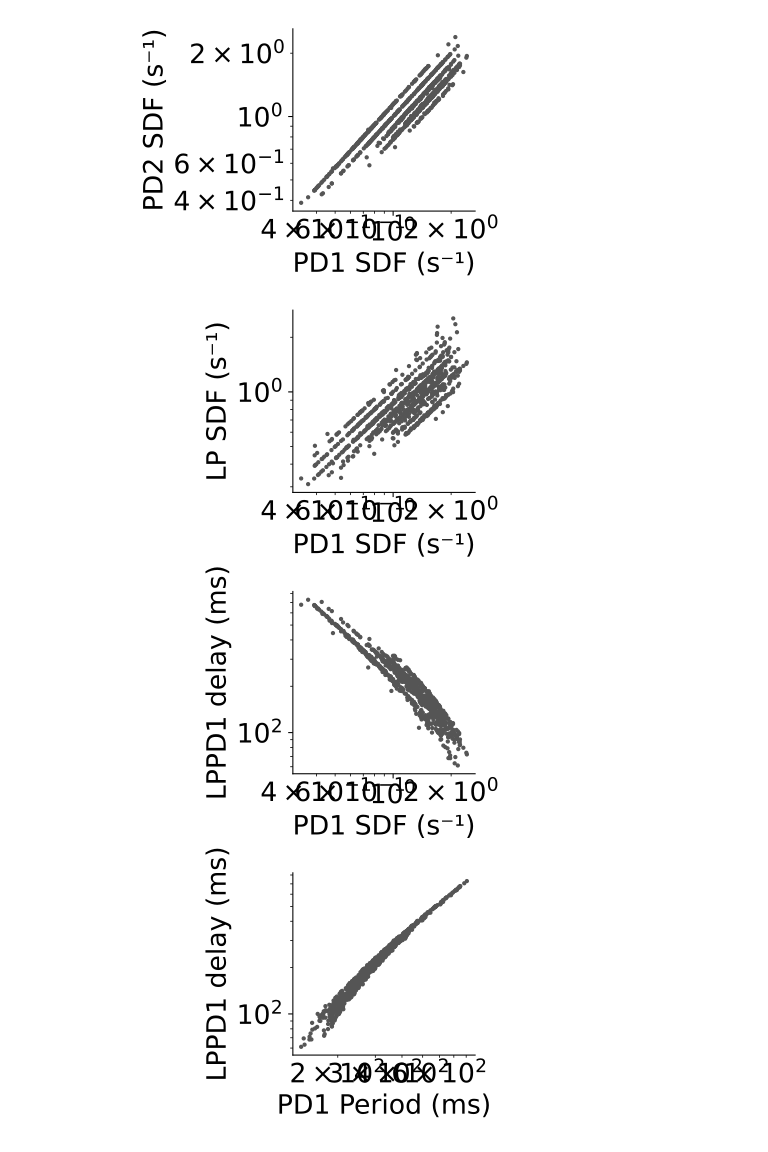

Reproduce this figure in Python.
"""Copyright (c) 2026 Pablo Sanchez-Martin. All Rights Reserved.
Use of this source code is govern by GPL-3.0 license that 
can be found in the LICENSE file"""

import pandas as pd
import numpy as np
import argparse
import matplotlib.pyplot as plt
import matplotlib.ticker as mticker
import scipy.stats as stats

#GENERAL CONSTANTS
plt.rcParams.update({'font.size': 20})

path = "../../analyzed_data.pkl"
df_data = pd.read_pickle(path)


exp = "12"


plt.rcParams.update({'font.size': 20})

number_cycles = 1000


x0, y0 = np.array(df_data[exp]["PD1"]["sdf_100_gauss"][:number_cycles])*10, np.array(df_data[exp]["PD2"]["sdf_100_gauss"][:number_cycles])*10
x1, y1 = np.array(df_data[exp]["PD1"]["sdf_100_gauss"][:number_cycles])*10, np.array(df_data[exp]["LP"]["sdf_100_gauss"][1:number_cycles+1])*10
x2, y2 = np.array(df_data[exp]["PD1"]["sdf_100_gauss"][:number_cycles])*10, np.array(df_data[exp]["intervals"]["LPPD1_delay"][:number_cycles])/10
x3, y3 = np.array(df_data[exp]["intervals"]["PD1_period"][:number_cycles])/10, np.array(df_data[exp]["intervals"]["LPPD1_delay"][:number_cycles])/10


fig, axes = plt.subplots(nrows=4, ncols=1, figsize=(8, 12), sharex=False)


axes[0].scatter(x0, y0, s = 5, c ="#555555")
axes[0].set_xscale("log")
axes[0].set_yscale("log")
axes[0].set_xlabel("PD1 SDF (s⁻¹)")
axes[0].set_ylabel("PD2 SDF (s⁻¹)")


axes[1].scatter(x1, y1, s = 5, c ="#555555")
axes[1].set_xscale("log")
axes[1].set_yscale("log")
axes[1].set_xlabel("PD1 SDF (s⁻¹)")
axes[1].set_ylabel("LP SDF (s⁻¹)")


axes[2].scatter(x2, y2, s = 5, c ="#555555")
axes[2].set_xscale("log")
axes[2].set_yscale("log")
axes[2].set_xlabel("PD1 SDF (s⁻¹)")
axes[2].set_ylabel("LPPD1 delay (ms)")


axes[3].scatter(x3, y3, s = 5, c ="#555555")
axes[3].set_xscale("log")
axes[3].set_yscale("log")
axes[3].set_xlabel("PD1 Period (ms)")
axes[3].set_ylabel("LPPD1 delay (ms)")

for ax in axes:
    ax.set_box_aspect(1)
    ax.spines['top'].set_visible(False)
    ax.spines['right'].set_visible(False)


plt.tight_layout()

plt.savefig("log_pairplots.svg")



fig, ax = plt.subplots(figsize = (8, 8))
ax.scatter(x2, y2, s=3, alpha=0.7, edgecolors="k")
# Set logarithmic scale on the x variable
ax.set_xscale("log")
ax.set_yscale("log")
ax.set_ylim(50, 1000)
ax.set_xlabel("PD1 SDF (s⁻¹) (log)")
ax.set_ylabel("LPPD1 delay (ms) (log)")
plt.tight_layout()
plt.savefig("log_sdf_delay.svg")


result = stats.spearmanr(x2, y2)
print(f"Spearman Correlation Coefficient: {result.statistic:.2f}")
print(f"p-value: {result.pvalue:.2e}")
print(repr(result.pvalue))




fig, ax = plt.subplots(figsize = (8, 8))
ax.scatter(1/x2, y2, s=3, alpha=0.7, edgecolors="k")
# Set logarithmic scale on the x variable
ax.set_ylim(50, 1000)
ax.set_xlabel("1/ PD1 SDF (s⁻¹)")
ax.set_ylabel("LPPD1 delay (ms)")
plt.tight_layout()
plt.savefig("1x_sdf_delay.svg")
